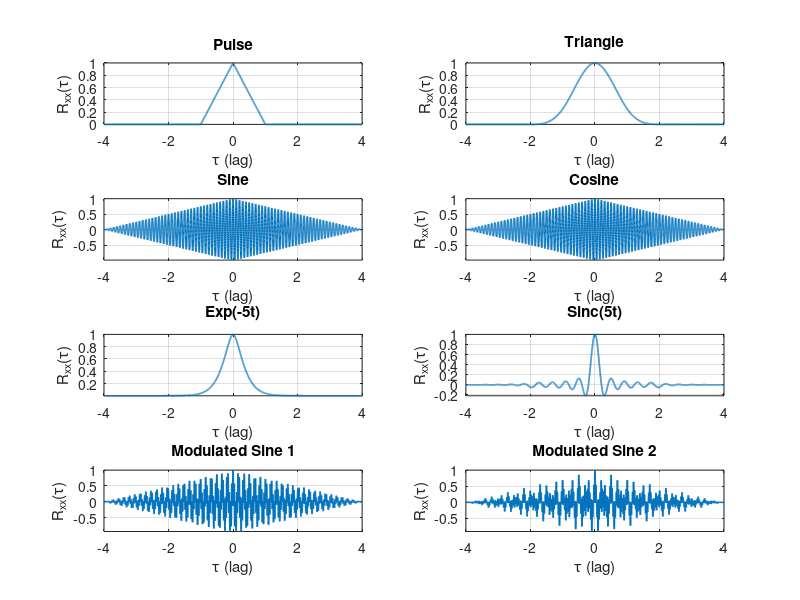

Write the MATLAB code that produced this figure.
clear; clc; close all;

%% 1. Setup Parameters
Fs = 1000;              % Sampling frequency
T = 2;                  % Duration
t = -T:1/Fs:T;          % Time vector centered at 0

% Initialize a figure for plotting
figure('Name', 'Autocorrelation of Various Signals', 'NumberTitle', 'off');

%% 2. Define Signals
signals = cell(8,1);
names = {'Pulse', 'Triangle', 'Sine', 'Cosine', 'Exp(-5t)', 'Sinc(5t)', 'Modulated Sine 1', 'Modulated Sine 2'};

% 1. Pulse (Rectangular)
signals{1} = abs(t) <= 0.5; 

% 2. Triangle
signals{2} = (1 - abs(t)) .* (abs(t) <= 1);

% 3. Sine (10 Hz)
signals{3} = sin(2*pi*10*t);

% 4. Cosine (10 Hz)
signals{4} = cos(2*pi*10*t);

% 5. Exponential (Decaying)
signals{5} = exp(-5 * abs(t)); % Using abs(t) to ensure it decays both ways for a stable window

% 6. Sinc(5t)
signals{6} = sinc(5*t);

% 7. sin(2*pi*10*t) * sin(100*t)
signals{7} = sin(2*pi*10*t) .* sin(100*t);

% 8. Combined Modulated Signal
signals{8} = sin(2*pi*10*t) .* sin(100*t) + sin(2*pi*20*t) .* sin(100*t);

%% 3. Calculate and Plot
for i = 1:8
    % Calculate autocorrelation
    % 'coeff' normalizes the sequence so that the auto-correlation at zero lag is 1.0.
    [R, lags] = xcorr(signals{i}, 'coeff');
    tau = lags/Fs; % Convert lags to time offset (tau)
    
    % Plotting
    subplot(4, 2, i);
    plot(tau, R, 'LineWidth', 1.2);
    title(names{i});
    xlabel('\tau (lag)'); ylabel('R_{xx}(\tau)');
    grid on;
    axis tight;
end